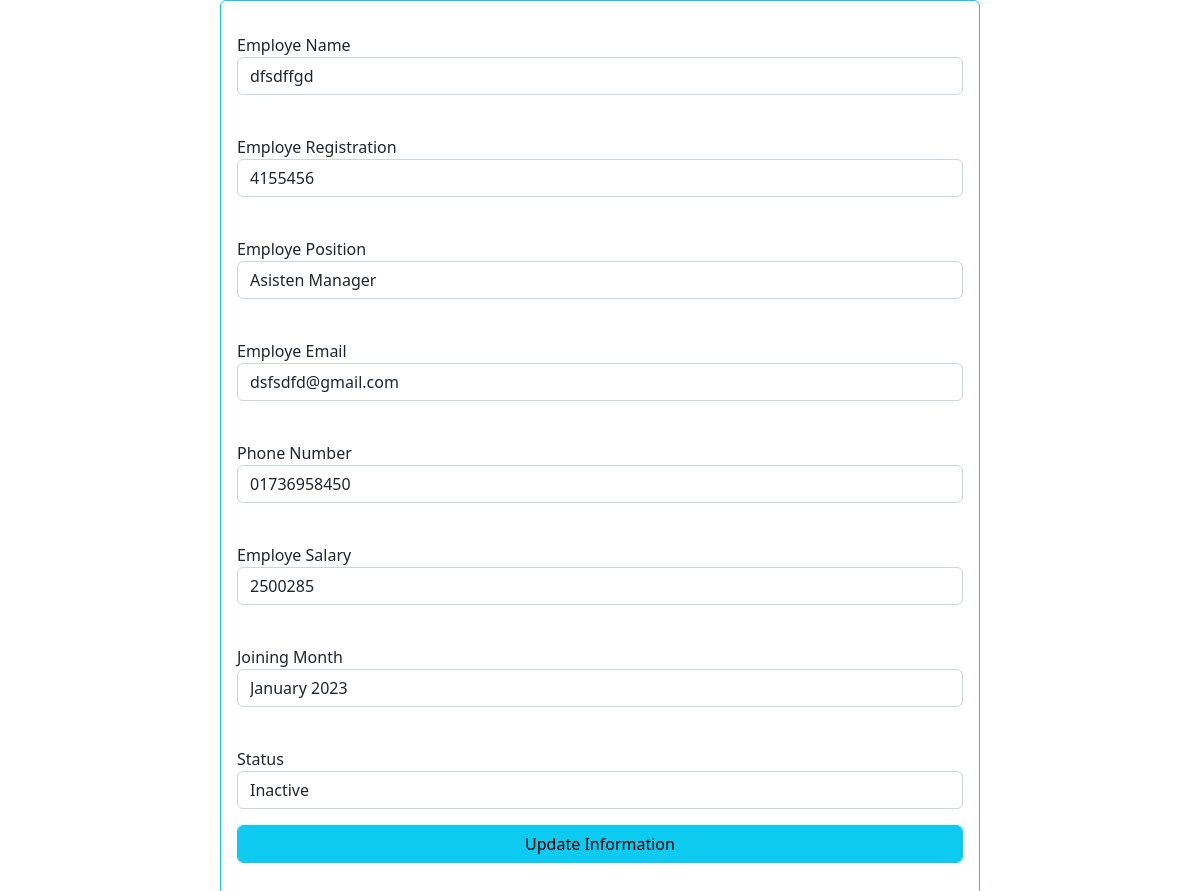
The page /assessment_02/edit.php?id=3 on the database its author committed.
### tables this page shows
CREATE TABLE `tbl_employe` (
  `id` int(16) NOT NULL,
  `name` varchar(250) NOT NULL,
  `reg` varchar(200) NOT NULL,
  `position` varchar(50) NOT NULL,
  `email` varchar(60) NOT NULL,
  `phone` varchar(18) NOT NULL,
  `salary` int(10) NOT NULL,
  `joining_month` varchar(30) NOT NULL,
  `status` int(5) NOT NULL
);

### assessment_02/Classess.php (called while the page is built, shortened)
<?php
    class Student{
        private $con ="";
        public function __construct(){
            $qur = $this->con = new mysqli('localhost','root','','devxpart');
        }
         public function findforupdate($id){
            $qur =  $this->con->query("SELECT * FROM tbl_employe WHERE id='$id'");
            return  $qur;
         }
    }
?>

### assessment_02/edit.php (the view, shortened to what this page needs)
<!DOCTYPE html>
<html lang="en">
<head>
    <link rel="stylesheet" href="https://cdn.jsdelivr.net/npm/bootstrap@5.2.3/dist/css/bootstrap.min.css">
    <link rel="stylesheet" href="https://cdnjs.cloudflare.com/ajax/libs/font-awesome/6.3.0/css/all.min.css">
</head>
<body>
    <div class="container">
        <div class="row">
            <div class="col-md-8 offset-2 border border-info p-3 rounded">
            <?php
                include 'classess.php';
                $clsObj = new Student;
                $id = $_GET['id'];
                $obj= $clsObj->findforupdate($id);
                $allData = $obj->fetch_assoc();
                ?>
                <form method="post">
                <div class="form-group my-3">
                    <label for="name">Employe Name</label>
                    <input type="text" id="name" name="name" class="form-control" value="<?php echo $allData["name"];?>"><br>
                </div>
                <div class="form-group my-3">
                    <label for="reg">Employe Registration</label>
                    <input type="text" id="reg" name="reg" class="form-control" value="<?php echo $allData["reg"];?>"><br>
                </div>
                <div class="form-group my-3">
                    <label for="position">Employe Position</label>
                    <input type="text" id="position" name="position" class="form-control" value="<?php echo $allData["position"];?>"><br>
                </div>
                <div class="form-group my-3">
                    <label for="email">Employe Email</label>
                    <input type="text" id="email" name="email" class="form-control" value="<?php echo $allData["email"];?>"><br>
                </div>
                <div class="form-group my-3">
                    <label for="phone">Phone Number</label>
                    <input type="text" id="phone" name="phone" class="form-control" value="<?php echo $allData["phone"];?>"><br>
                </div>
                <div class="form-group my-3">
                    <label for="salary">Employe Salary</label>
                    <input type="text" id="salary" name="salary" class="form-control" value="<?php echo $allData["salary"];?>"><br>
                </div>
                <div class="form-group my-3">
                    <label for="joining_month">Joining Month</label>
                    <input type="text" id="joining_month" name="joining_month" class="form-control" value="<?php echo $allData["joining_month"];?>"><br>
                </div>
                <div class="form-group my-3">
                    <label for="status">Status</label>
                    <select name="status" id="status" class="form-control">
                        <option valu="<?php echo $allData["status"]; ?>">
                        <?php if($allData["status"] == 1){
                            echo "Active";
                        }
                        else{
                            echo "Inactive";
                        }
                        ?>
                        </option>
                    </select>
                </div>
                <div class="form-group my-3">
                    <button name="btn" class="btn btn-info form-control">Update Information</button>
                </div>
                </form>
            </div>
        </div>
    </div>
</body>
</html>

### rows shown on the page
tbl_employe: name "dfsdffgd", reg "4155456", position "Asisten Manager", email "dsfsdfd@gmail.com", phone "01736958450", salary "2500285", joining_month "January 2023", status "Inactive"
